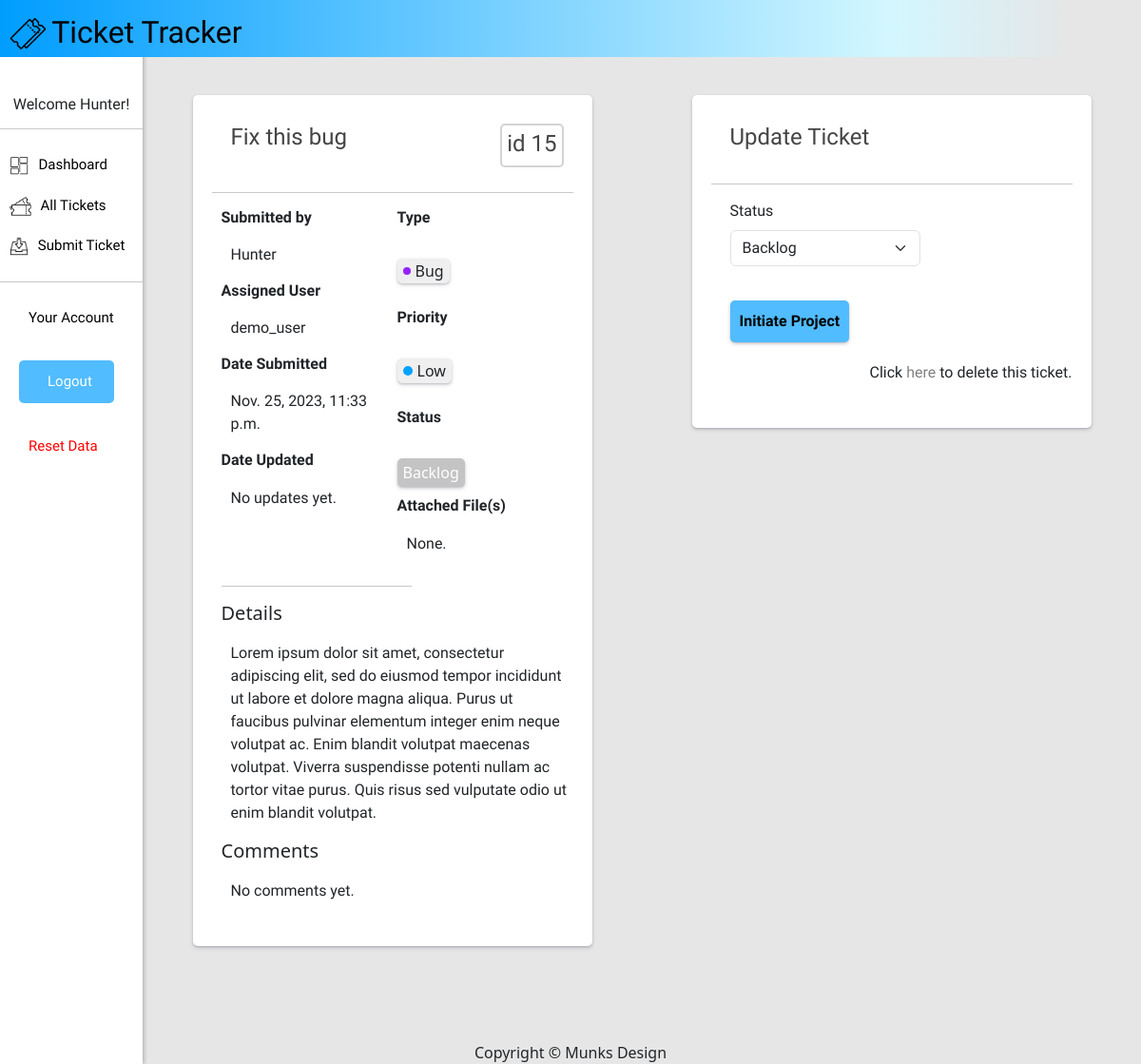
The page /ticket-room/15/ (signed in) on the database its author committed.
### mainapp/models.py (models this page shows, shortened)
class Ticket(models.Model):
    class Status(models.TextChoices):
        ACTIVE = 'Active', 'Active'
        COMPLETE = 'Complete', 'Complete'
        BACKLOG = 'Backlog', 'Backlog'
    class Priority(models.TextChoices):
        HIGH = 'High', 'High'
        LOW = 'Low', 'Low'
    class Type(models.TextChoices):
        BUG = 'Bug', 'Bug'
        FEATURE = 'Feature', 'Feature'
        MODIFY = 'Modify', 'Modify'
    title = models.CharField(max_length=30)
    description = models.TextField(max_length=500)
    author = models.ForeignKey(User, on_delete=models.PROTECT, related_name='ticket_submission')
    participants = models.ForeignKey(User, on_delete=models.PROTECT, related_name='participants', default='')
    created = models.DateTimeField(auto_now_add=True)
    updated = models.DateTimeField(auto_now=True)
    type = models.CharField(max_length=10, choices=Type.choices, default=Type.BUG)
    priority = models.CharField(max_length=10, choices=Priority.choices, default=Priority.LOW)
    status = models.CharField(max_length=10, choices=Status.choices, default=Status.BACKLOG)
    comments = models.TextField(blank=True)
    attachment = models.FileField(upload_to='ticket_attachments/', blank=True, null=True)
    objects = models.Manager()
    published = PublishedManager()
    class Meta:
        ordering = ['-created']
        indexes = [
            models.Index(fields=['-created'])
        ]

### mainapp/views.py (the view)
# urls.py: path('ticket-room/<str:pk>/', views.ticket_room, name='ticket-room'),
@login_required
def ticket_room(request, pk):
    ticket = get_object_or_404(Ticket, id=pk)
    if request.method == 'POST':
        if 'form-update' in request.POST:
            form_update = TicketUpdate(request.POST, instance=ticket)
            if form_update.is_valid():
                ticket = form_update.save(commit=False)
                comment = form_update.cleaned_data['comments']
                if comment:
                    ticket.add_comments(comment)
                ticket.save()
                messages.success(request, "Ticket Updated" )
                return redirect('ticket-room', pk=ticket.id)
        elif 'form-initiate' in request.POST:
            form_initiate = TicketInitiate(request.POST, instance=ticket)
            if form_initiate.is_valid():
                ticket = form_initiate.save(commit=False)
                status = form_initiate.cleaned_data['status']
                if status:
                    ticket.initiate(status)
                ticket.save()
                messages.success(request, "Ticket Initiated")
                return redirect('ticket-room', pk=ticket.id)
    else:
        form_update = TicketUpdate(instance=ticket)
        form_initiate = TicketInitiate(instance=ticket)
    context = {'ticket': ticket, 'form_update': form_update, 'form_initiate': form_initiate}
    return render(request, 'ticket_room.html', context)

### mainapp/forms.py
class TicketUpdate(forms.ModelForm):
    class Meta:
        model = Ticket
        fields = ['status', 'comments']

class TicketInitiate(forms.ModelForm):
    class Meta:
        model = Ticket
        fields = ['status']

### mainapp/templates/ticket_room.html (shortened to what this page needs)
{% extends 'base.html' %} {% load static %} {% load crispy_forms_tags %} {% block content %}
<div>{% include 'sidebar.html' %}</div>
<div class="flex-container-ticket">
	<div class="box">
		<div class="account-tickets">
			<div class="subtitle" id="ticket-subtitle">
				<div class="left-ticket"><h4>{{ticket.title}}</h4></div>
				<div class="right-ticket"><h4>id {{ticket.id}}</h4></div>
			</div>
			<hr />
			<div class="main-text-dash">
				<div class="ticket-column">
					<div>
						<div class="ticket-box">
							<div class="column">
								<h6>Submitted by</h6>
								<p>{{ticket.author}}</p>
								<div class="ticket-assigned">
									<h6>Assigned User</h6>
									<p>{{ticket.participants}}</p>
								</div>
								<h6>Date Submitted</h6>
								<p>{{ticket.created}}</p>
								<h6>Date Updated</h6>
								{% if ticket.created != ticket.updated %}
								<p>{{ticket.updated}}</p>
								{% else %}
								<p>No updates yet.</p>
								{% endif %}
							</div>
							<div class="column">
								<h6>Type</h6>
								{% if ticket.type == 'Bug' %}
								<p>
									<td>
										<div class="tps-container">
											<div class="colored-dot">
												<div class="dot" id="bug"></div>
												<div>{{ticket.type}}</div>
											</div>
										</div>
									</td>
								</p>
								{% endif %}
								<h6>Priority</h6>
								{% if ticket.priority == 'High' %}
								<p>
									<td>
										<div class="tps-container">
											<div class="colored-dot">
												<div class="dot" id="high"></div>
												<div>{{ticket.priority}}</div>
											</div>
										</div>
									</td>
								</p>
								{% elif ticket.priority == 'Low' %}
								<p>
									<td>
										<div class="tps-container">
											<div class="colored-dot">
												<div class="dot" id="low"></div>
												<div>{{ticket.priority}}</div>
											</div>
										</div>
									</td>
								</p>
								{% endif %}
								<h6>Status</h6>
								<p>{% if ticket.status == 'Active' %}</p>
								<div class="ticket-active">In Progress</div>
								{% elif ticket.status == 'Complete' %}
								<div class="ticket-complete">Complete</div>
								{% elif ticket.status == 'Backlog' %}
								<div class="ticket-backlog">Backlog</div>
								{% endif %}
								<h6 style="margin-top: 10px">Attached File(s)</h6>
								{% if ticket.attachment %}
								<p>
									<a class="ticket-link" href="{{ ticket.attachment.url }}"
										>Open file</a
									>
								</p>
								{% else %}
								<p>None.</p>
								{% endif %}
							</div>
						</div>
					</div>
					<hr style="width: 200px" />
					<h5>Details</h5>
					<p>{{ticket.description}}</p>
					<h5>Comments</h5>
					{% if ticket.comments %}
					<p>{{ticket.comments}}</p>
					{% else %}
					<p>No comments yet.</p>
					{% endif %}
				</div>
			</div>
		</div>
	</div>
	<div class="box">
		<div class="ticket-update">
			<div class="ticket-column">
				<div class="subtitle">
					<h4>Update Ticket</h4>
				</div>
				<hr />
				{% if ticket.status != 'Backlog' %}
				<div class="ticket-form">
					<form method="post" id="form-update">
						{% csrf_token %} {{ form_update|crispy }}
						<button class="update-button" type="submit" name="form-update">
							Update Ticket
						</button>
					</form>
				</div>
				{% else %}
				<div class="ticket-form">
					<form method="post" id="form-initiate">
						{% csrf_token %} {{ form_initiate|crispy }}
						<button class="update-button" type="submit" name="form-initiate">
							Initiate Project
						</button>
					</form>
				</div>
				{% endif %}
				<div class="ticket-form">
					<p style="padding-top: 20px; text-align: right">
						Click
						<a class="ticket-link" href="{% url 'ticket-delete' ticket.id %}"
							>here</a
						>
						to delete this ticket.
					</p>
				</div>
			</div>
		</div>
	</div>
	{% endblock %}

### mainapp/templates/sidebar.html
{% load static %}
<div class="sidebar">
	<div class="sidebar-content">
		<div class="welcome-sidebar" style="text-align: center">
			<h6>Welcome {{request.user}}!</h6>
			<hr />
		</div>
		<div>
			<a href="{% url 'dashboard' %}"
				><img
					src="{% static 'images/dashboard-image.png' %}"
					style="height: 20px; padding-right: 10px" />Dashboard</a
			>
		</div>
		<a href="{% url 'all-tickets' %}"
			><img
				src="{% static 'images/tickets.png' %}"
				style="height: 20px; padding-right: 10px" />All Tickets</a
		>
		{% if user.is_authenticated and user.is_staff %}
		<a href="{% url 'ticket-submission'%}?author={{user.id}}"
			><img
				src="{% static 'images/submit-image.png' %}"
				style="height: 20px; padding-right: 10px" />Submit Ticket</a
		>
		{% endif %}
		<hr />
		<a href="{% url 'account' %}" style="padding-left: 30px">Your Account</a>
		<br />
		{% if request.user.is_authenticated %}
		<div class="logout-container">
			<button class="logout-button">
				<a href="{% url 'logout' %}" style="color: white;">Logout</a>
			</button>
		</div>
		<br>
		<div class="data-reset">
			<a href="{% url 'reset-data' %}" style="padding-left: 30px; color: red;">Reset Data</a>
		</div>
	</div>
	{% endif %}
</div>

### mainapp/static/css/base.css (style rules this page uses)
body { margin: 0; }
p { font-family: "Libre Franklin", sans-serif; }
h6 { font-family: "Libre Franklin", sans-serif; font-weight: 900; color: #d3d3d3; }
hr { z-index: 10; position: relative; }
.logout-button { background-color: rgb(81, 188, 255); border: none; border-radius: 5px; cursor: pointer; text-align: left; width: 100px; padding-left: 20px; }
.logout-container { margin-left: 20px; }
.logout-container a { color: white; padding-left: 10px; }
.subtitle { padding: 10px; margin-left: 10px; font-family: "Libre Franklin", sans-serif; font-weight: bold; color: #454545; font-size: large; }
#id_title, #id_author, #id_status, #id_type, #id_priority, #id_participants, #id_recipient { width: 200px; font-family: "Libre Franklin", sans-serif; }
.main-text-dash { padding-left: 10px; }
.ticket-form { margin-left: 20px; font-family: "Libre Franklin", sans-serif; }
.sidebar { height: 100%; width: 150px; position: fixed; top: 0; left: 0; background-color: #ffffff; overflow-x: hidden; padding-top: 100px; box-shadow: 2px 0 4px rgba(0, 0, 0, 0.2); }
.sidebar a { padding: 10px; text-decoration: none; font-size: 15px; color: #000000; display: block; font-family: "Libre Franklin", sans-serif; }
.ticket-column { display: flex; flex-direction: column; }
.ticket-column h6 { font-weight: bold; }
.ticket-column p { padding-left: 10px; padding-top: 10px; }
.ticket-link { text-decoration: none; color: #818181; }
.update-button { border-radius: 5px; border: none; background-color: rgb(81, 188, 255); margin-top: 20px; padding: 10px; font-weight: bold; box-shadow: rgba(50, 50, 93, 0.25) 0px 2px 5px -1px, rgba(0, 0, 0, 0.3) 0px 1px 3px -1px; }
#ticket-subtitle { display: flex; justify-content: space-between; }
.right-ticket { border: 2px solid #d3d3d3; border-radius: 5px; padding-top: 5px; padding-left: 5px; padding-right: 5px; }
.ticket-assigned { padding-right: 50px; }
.flex-container-ticket { display: flex; margin-left: 150px; padding-top: 20px; }
.ticket-box { display: flex; justify-content: space-between; }
.column { flex: 1; }
.box { flex: 1; margin-top: 20px; border-radius: 20px; margin-left: 5%; margin-right: 5%; height: fit-content; border-radius: 5px; padding: 20px; padding-bottom: 30px; background-color: white; box-shadow: rgba(50, 50, 93, 0.25) 0px 2px 5px -1px, rgba(0, 0, 0, 0.3) 0px 1px 3px -1px; }
.ticket-backlog { border: 1px solid #c4c4c4; border-radius: 5px; width: fit-content; padding: 2px; padding-left: 5px; padding-right: 5px; background-color: #c4c4c4; color: white; box-shadow: rgba(50, 50, 93, 0.25) 0px 2px 5px -1px, rgba(0, 0, 0, 0.3) 0px 1px 3px -1px; }
.colored-dot { display: flex; align-items: center; }
.dot { width: 10px; height: 10px; border-radius: 50%; margin-right: 5px; }
#bug { background-color: #9225ff; width: 8px; height: 8px; }
#low { background-color: #00a2ff; }
.tps-container { border: 1px solid #efefef; border-radius: 5px; width: fit-content; padding-left: 5px; padding-right: 5px; background-color: #efefef; box-shadow: rgba(50, 50, 93, 0.25) 0px 2px 5px -1px, rgba(0, 0, 0, 0.3) 0px 1px 3px -1px; }

### rows shown on the page
Ticket: title "Fix this bug", id "15", author "Hunter", participants "demo_user", created "Nov. 25, 2023, 11:33 p.m.", type "Bug", priority "Low", description "Lorem ipsum dolor sit amet, consectetur adipiscing elit, sed do eiusmod tempor incididunt ut labore et dolore magna aliqua. Purus ut faucibus pulvinar elementum integer enim neque volutpat ac. Enim blandit volutpat maecenas volutpat. Viverra suspendisse potenti nullam ac tortor vitae purus. Quis risus sed vulputate odio ut enim blandit volutpat.", status "Backlog"

### other values the page prints
{{ request.user }} "Hunter"
